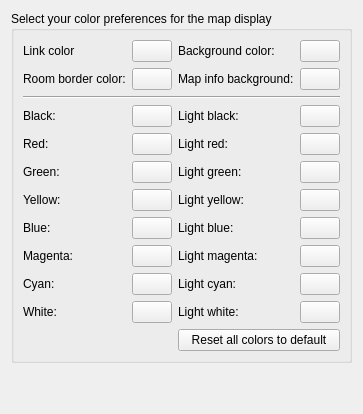
     <widget class="QWidget" name="tab_mapperColors">
      <attribute name="title">
       <string>Mapper colors</string>
      </attribute>
      <layout class="QVBoxLayout" name="vBoxLayout_tab_mapperColors">
       <item>
        <widget class="QGroupBox" name="groupBox_mapperColors">
         <property name="title">
          <string>Select your color preferences for the map display</string>
         </property>
         <layout class="QGridLayout" name="gridLayout_groupBox_mapperColors">
          <item row="0" column="0">
           <widget class="QLabel" name="label_39">
            <property name="text">
             <string>Link color</string>
            </property>
            <property name="buddy">
             <cstring>pushButton_foreground_color_2</cstring>
            </property>
           </widget>
          </item>
          <item row="0" column="1">
           <widget class="QPushButton" name="pushButton_foreground_color_2">
            <property name="autoFillBackground">
             <bool>true</bool>
            </property>
            <property name="styleSheet">
             <string notr="true"/>
            </property>
            <property name="text">
             <string/>
            </property>
           </widget>
          </item>
          <item row="0" column="2">
           <widget class="QLabel" name="label_40">
            <property name="text">
             <string>Background color:</string>
            </property>
            <property name="buddy">
             <cstring>pushButton_background_color_2</cstring>
            </property>
           </widget>
          </item>
          <item row="0" column="3">
           <widget class="QPushButton" name="pushButton_background_color_2">
            <property name="autoFillBackground">
             <bool>true</bool>
            </property>
            <property name="text">
             <string/>
            </property>
           </widget>
          </item>
          <item row="1" column="0">
           <widget class="QLabel" name="label_4">
            <property name="text">
             <string>Room border color:</string>
            </property>
            <property name="buddy">
             <cstring>pushButton_roomBorderColor</cstring>
            </property>
           </widget>
          </item>
          <item row="1" column="1">
           <widget class="QPushButton" name="pushButton_roomBorderColor">
            <property name="autoFillBackground">
             <bool>true</bool>
            </property>
            <property name="text">
             <string/>
            </property>
           </widget>
          </item>
          <item row="1" column="2">
           <widget class="QLabel" name="label_mapInfoBg">
            <property name="text">
             <string>Map info background:</string>
            </property>
            <property name="buddy">
             <cstring>pushButton_mapInfoBg</cstring>
            </property>
           </widget>
          </item>
          <item row="1" column="3">
           <widget class="QPushButton" name="pushButton_mapInfoBg">
            <property name="text">
             <string/>
            </property>
           </widget>
          </item>
          <item row="2" column="0" colspan="4">
           <widget class="Line" name="line_mapperColorsSeparator">
            <property name="orientation">
             <enum>Qt::Horizontal</enum>
            </property>
           </widget>
          </item>
          <item row="3" column="0">
           <widget class="QLabel" name="label_17">
            <property name="text">
             <string>Black:</string>
            </property>
            <property name="buddy">
             <cstring>pushButton_black_2</cstring>
            </property>
           </widget>
          </item>
          <item row="3" column="1">
           <widget class="QPushButton" name="pushButton_black_2">
            <property name="autoFillBackground">
             <bool>true</bool>
            </property>
            <property name="text">
             <string/>
            </property>
           </widget>
          </item>
          <item row="3" column="2">
           <widget class="QLabel" name="label_49">
            <property name="text">
             <string>Light black:</string>
            </property>
            <property name="buddy">
             <cstring>pushButton_Lblack_2</cstring>
            </property>
           </widget>
          </item>
          <item row="3" column="3">
           <widget class="QPushButton" name="pushButton_Lblack_2">
            <property name="autoFillBackground">
             <bool>true</bool>
            </property>
            <property name="text">
             <string/>
            </property>
           </widget>
          </item>
          <item row="4" column="0">
           <widget class="QLabel" name="label_42">
            <property name="text">
             <string>Red:</string>
            </property>
            <property name="buddy">
             <cstring>pushButton_red_2</cstring>
            </property>
           </widget>
          </item>
          <item row="4" column="1">
           <widget class="QPushButton" name="pushButton_red_2">
            <property name="autoFillBackground">
             <bool>true</bool>
            </property>
            <property name="text">
             <string/>
            </property>
           </widget>
          </item>
          <item row="4" column="2">
           <widget class="QLabel" name="label_50">
            <property name="text">
             <string>Light red:</string>
            </property>
            <property name="buddy">
             <cstring>pushButton_Lred_2</cstring>
            </property>
           </widget>
          </item>
          <item row="4" column="3">
           <widget class="QPushButton" name="pushButton_Lred_2">
            <property name="autoFillBackground">
             <bool>true</bool>
            </property>
            <property name="text">
             <string/>
            </property>
           </widget>
          </item>
          <item row="5" column="0">
           <widget class="QLabel" name="label_43">
            <property name="text">
             <string>Green:</string>
            </property>
            <property name="buddy">
             <cstring>pushButton_green_2</cstring>
            </property>
           </widget>
          </item>
          <item row="5" column="1">
           <widget class="QPushButton" name="pushButton_green_2">
            <property name="autoFillBackground">
             <bool>true</bool>
            </property>
            <property name="text">
             <string/>
            </property>
           </widget>
          </item>
          <item row="5" column="2">
           <widget class="QLabel" name="label_51">
            <property name="text">
             <string>Light green:</string>
            </property>
            <property name="buddy">
             <cstring>pushButton_Lgreen_2</cstring>
            </property>
           </widget>
          </item>
          <item row="5" column="3">
           <widget class="QPushButton" name="pushButton_Lgreen_2">
            <property name="autoFillBackground">
             <bool>true</bool>
            </property>
            <property name="text">
             <string/>
            </property>
           </widget>
          </item>
          <item row="6" column="0">
           <widget class="QLabel" name="label_48">
            <property name="text">
             <string>Yellow:</string>
            </property>
            <property name="buddy">
             <cstring>pushButton_yellow_2</cstring>
            </property>
           </widget>
          </item>
          <item row="6" column="1">
           <widget class="QPushButton" name="pushButton_yellow_2">
            <property name="autoFillBackground">
             <bool>true</bool>
            </property>
            <property name="text">
             <string/>
            </property>
           </widget>
          </item>
          <item row="6" column="2">
           <widget class="QLabel" name="label_52">
            <property name="text">
             <string>Light yellow:</string>
            </property>
            <property name="buddy">
             <cstring>pushButton_Lyellow_2</cstring>
            </property>
           </widget>
          </item>
          <item row="6" column="3">
           <widget class="QPushButton" name="pushButton_Lyellow_2">
            <property name="autoFillBackground">
             <bool>true</bool>
            </property>
            <property name="text">
             <string/>
            </property>
           </widget>
          </item>
          <item row="7" column="0">
           <widget class="QLabel" name="label_44">
            <property name="text">
             <string>Blue:</string>
            </property>
            <property name="buddy">
             <cstring>pushButton_blue_2</cstring>
            </property>
           </widget>
          </item>
          <item row="7" column="1">
           <widget class="QPushButton" name="pushButton_blue_2">
            <property name="autoFillBackground">
             <bool>true</bool>
            </property>
            <property name="text">
             <string/>
            </property>
           </widget>
          </item>
          <item row="7" column="2">
           <widget class="QLabel" name="label_53">
            <property name="text">
             <string>Light blue:</string>
            </property>
            <property name="buddy">
             <cstring>pushButton_Lblue_2</cstring>
            </property>
           </widget>
          </item>
          <item row="7" column="3">
           <widget class="QPushButton" name="pushButton_Lblue_2">
            <property name="autoFillBackground">
             <bool>true</bool>
            </property>
            <property name="text">
             <string/>
            </property>
           </widget>
          </item>
          <item row="8" column="0">
           <widget class="QLabel" name="label_45">
            <property name="text">
             <string>Magenta:</string>
            </property>
            <property name="buddy">
             <cstring>pushButton_magenta_2</cstring>
            </property>
           </widget>
          </item>
          <item row="8" column="1">
           <widget class="QPushButton" name="pushButton_magenta_2">
            <property name="autoFillBackground">
             <bool>true</bool>
            </property>
            <property name="text">
             <string/>
            </property>
           </widget>
          </item>
          <item row="8" column="2">
           <widget class="QLabel" name="label_54">
            <property name="text">
             <string>Light magenta:</string>
            </property>
            <property name="buddy">
             <cstring>pushButton_Lmagenta_2</cstring>
            </property>
           </widget>
          </item>
          <item row="8" column="3">
           <widget class="QPushButton" name="pushButton_Lmagenta_2">
            <property name="autoFillBackground">
             <bool>true</bool>
            </property>
            <property name="text">
             <string/>
            </property>
           </widget>
          </item>
          <item row="9" column="0">
           <widget class="QLabel" name="label_46">
            <property name="text">
             <string>Cyan:</string>
            </property>
            <property name="buddy">
             <cstring>pushButton_cyan_2</cstring>
            </property>
           </widget>
          </item>
          <item row="9" column="1">
           <widget class="QPushButton" name="pushButton_cyan_2">
            <property name="autoFillBackground">
             <bool>true</bool>
            </property>
            <property name="text">
             <string/>
            </property>
           </widget>
          </item>
          <item row="9" column="2">
           <widget class="QLabel" name="label_55">
            <property name="text">
             <string>Light cyan:</string>
            </property>
            <property name="buddy">
             <cstring>pushButton_Lcyan_2</cstring>
            </property>
           </widget>
          </item>
          <item row="9" column="3">
           <widget class="QPushButton" name="pushButton_Lcyan_2">
            <property name="autoFillBackground">
             <bool>true</bool>
            </property>
            <property name="text">
             <string/>
            </property>
           </widget>
          </item>
          <item row="10" column="0">
           <widget class="QLabel" name="label_47">
            <property name="text">
             <string>White:</string>
            </property>
            <property name="buddy">
             <cstring>pushButton_white_2</cstring>
            </property>
           </widget>
          </item>
          <item row="10" column="1">
           <widget class="QPushButton" name="pushButton_white_2">
            <property name="autoFillBackground">
             <bool>true</bool>
            </property>
            <property name="text">
             <string/>
            </property>
           </widget>
          </item>
          <item row="10" column="2">
           <widget class="QLabel" name="label_56">
            <property name="text">
             <string>Light white:</string>
            </property>
            <property name="buddy">
             <cstring>pushButton_Lwhite_2</cstring>
            </property>
           </widget>
          </item>
          <item row="10" column="3">
           <widget class="QPushButton" name="pushButton_Lwhite_2">
            <property name="autoFillBackground">
             <bool>true</bool>
            </property>
            <property name="text">
             <string/>
            </property>
           </widget>
          </item>
          <item row="11" column="2" colspan="2">
           <widget class="QPushButton" name="reset_colors_button_2">
            <property name="text">
             <string>Reset all colors to default</string>
            </property>
           </widget>
          </item>
         </layout>
        </widget>
       </item>
       <item>
        <spacer name="verticalSpacer_mapperColors">
         <property name="orientation">
          <enum>Qt::Vertical</enum>
         </property>
         <property name="sizeHint" stdset="0">
          <size>
           <width>20</width>
           <height>40</height>
          </size>
         </property>
        </spacer>
       </item>
      </layout>
     </widget>
